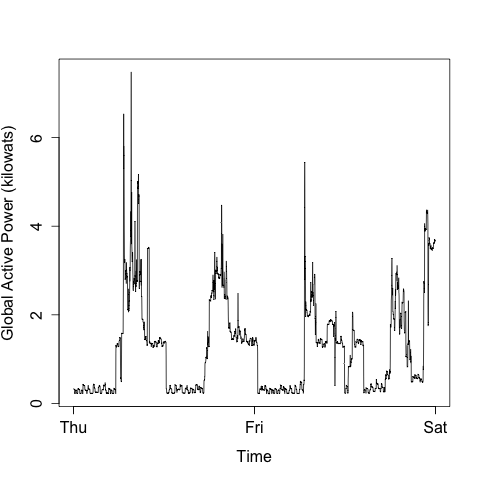

Write R code to recreate this figure.
household_sub$New_Time = paste(household_sub$Date, household_sub$Time, sep = " ")

New_Time <- as.vector(household_sub[["New_Time"]])

New_Time <- strptime(New_Time, "%Y-%m-%d %H:%M:%OS")

plot(New_Time, a.vector, type = "l", ylab = "Global Active Power (kilowats)", xlab = "Time")
dev.copy(png, "Global_Active_Power_vs_Time.png")
dev.off()
